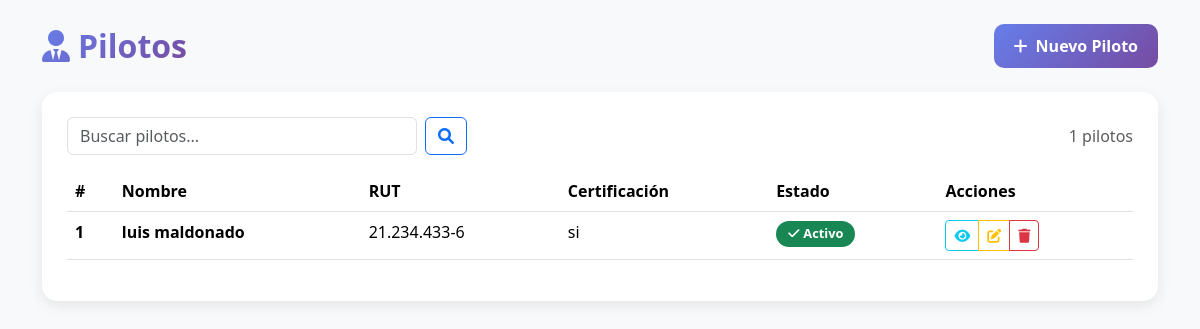
Screenshot of /transporte/pilotos/ with the database file from the repository.
### transporte/models.py (models this page shows, shortened)
class Piloto(models.Model):
    id = models.AutoField(primary_key=True)
    nombre = models.CharField(max_length=100)
    rut = models.CharField(max_length=12, unique=True)
    certificacion = models.CharField(max_length=50)
    activo = models.BooleanField(default=True)

### transporte/views.py (the view)
# urls.py: path('pilotos/', views.pilotos_listado, name='pilotos_listado'),
def pilotos_listado(request):
    query = request.GET.get('q')
    if query:
        pilotos = Piloto.objects.filter(
            Q(nombre__icontains=query) |
            Q(rut__icontains=query) |
            Q(certificacion__icontains=query)
        )
    else:
        pilotos = Piloto.objects.all()
    return render(request, "transporte/pilotos/listado_pilotos.html", {"pilotos": pilotos})

### transporte/templates/transporte/pilotos/listado_pilotos.html (shortened to what this page needs)
{% load static %}
<!DOCTYPE html>
<html lang="es">
<head>
    <link href="https://cdn.jsdelivr.net/npm/bootstrap@5.3.2/dist/css/bootstrap.min.css" rel="stylesheet">
    <link rel="stylesheet" href="https://cdnjs.cloudflare.com/ajax/libs/font-awesome/6.0.0/css/all.min.css">
</head>
<body>
<div class="container py-4">
    <div class="d-flex justify-content-between align-items-center mb-4">
        <h2 class="title m-0">
            <i class="fas fa-user-tie me-2"></i>Pilotos
        </h2>
        <a href="{% url 'transporte:piloto_crear' %}" class="btn btn-primary">
            <i class="fas fa-plus me-2"></i>Nuevo Piloto
        </a>
    </div>
    <div class="table-container">
        <div class="d-flex justify-content-between align-items-center mb-3">
            <form class="d-flex" method="get" style="flex: 1; max-width: 400px;">
                <input class="form-control me-2" name="q" placeholder="Buscar pilotos...">
                <button class="btn btn-outline-primary">
                    <i class="fas fa-search"></i>
                </button>
            </form>
            <span class="text-muted">{{ pilotos.count }} pilotos</span>
        </div>
        <div class="table-responsive">
            <table class="table table-hover">
                <thead>
                    <tr>
                        <th>#</th>
                        <th>Nombre</th>
                        <th>RUT</th>
                        <th>Certificación</th>
                        <th>Estado</th>
                        <th>Acciones</th>
                    </tr>
                </thead>
                <tbody>
                    {% for p in pilotos %}
                    <tr>
                        <td><strong>{{ p.id }}</strong></td>
                        <td class="fw-bold">{{ p.nombre }}</td>
                        <td>{{ p.rut }}</td>
                        <td>{{ p.certificacion }}</td>
                        <td>
                            {% if p.activo %}
                                <span class="badge bg-success badge-estado">
                                    <i class="fas fa-check me-1"></i>Activo
                                </span>
                            {% else %}
                                <span class="badge bg-secondary badge-estado">
                                    <i class="fas fa-times me-1"></i>Inactivo
                                </span>
                            {% endif %}
                        </td>
                        <td>
                            <div class="btn-group btn-group-sm">
                                <a href="{% url 'transporte:piloto_detalle' p.id %}" class="btn btn-outline-info">
                                    <i class="fas fa-eye"></i>
                                </a>
                                <a href="{% url 'transporte:piloto_editar' p.id %}" class="btn btn-outline-warning">
                                    <i class="fas fa-edit"></i>
                                </a>
                                <a href="{% url 'transporte:piloto_eliminar' p.id %}" class="btn btn-outline-danger">
                                    <i class="fas fa-trash"></i>
                                </a>
                            </div>
                        </td>
                    </tr>
                    {% endfor %}
                </tbody>
            </table>
        </div>
    </div>
</div>
</body>
</html>

### transporte/templates/transporte/pilotos/listado_pilotos.html (style rules this page uses)
body { background: #f8f9fa; }
.table-container { background: white; padding: 25px; border-radius: 15px; box-shadow: 0 5px 15px rgba(0,0,0,.08); }
.title { font-weight: 700; color: #2c3e50; background: linear-gradient(135deg, #667eea 0%, #764ba2 100%); -webkit-background-clip: text; -webkit-text-fill-color: transparent; }
.btn-primary { background: linear-gradient(135deg, #667eea 0%, #764ba2 100%); border: none; border-radius: 10px; padding: 10px 20px; font-weight: 600; }
.table thead { background: linear-gradient(135deg, #667eea 0%, #764ba2 100%); color: white; }
.badge-estado { padding: 6px 12px; border-radius: 20px; font-size: 0.8rem; }

### rows the page displays
Piloto: id "1", nombre "luis maldonado", rut "21.234.433-6", certificacion "si", activo True (drawn)

### other values shown
{{ pilotos.count }} "1"
